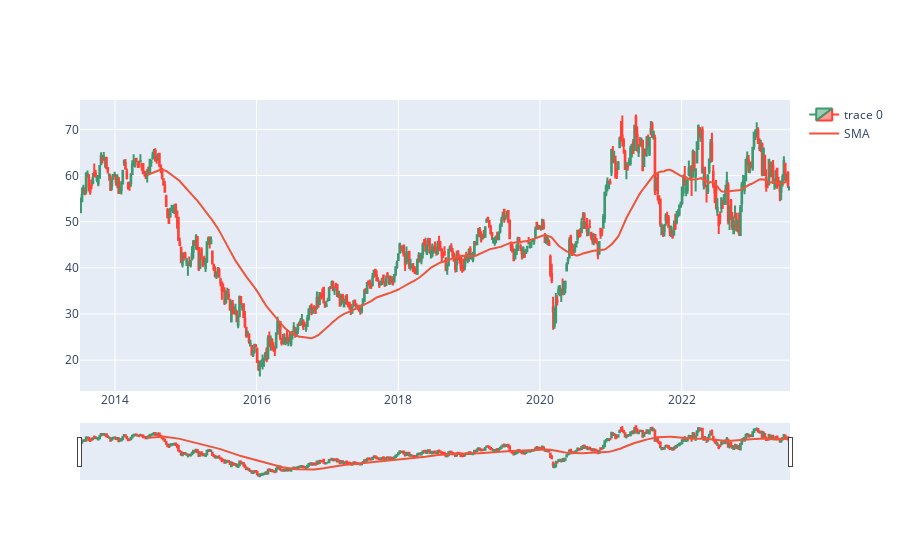

Write notebook code for a chart like this one.
### Markdown cell above
# Candlestick and moving average below

### Code cell
import yfinance as yf
import plotly.graph_objects as go

company = 'BHP'
period = '120mo'
interval = '1wk'
SMA_interval_count = 50

ticker = yf.Ticker(company).info

market_price = ticker['regularMarketOpen']
previous_close_price = ticker['regularMarketPreviousClose']
print('Ticker:', company)
print('Market Price:', market_price)
print('Previous Close Price:', previous_close_price)

data = yf.download(tickers=tickerlist, period=period, interval=interval)
data['SMA'] = data['Close'].rolling(SMA_interval_count).mean()
chart_data = go.Candlestick(x=data.index, open=data['Open'], high=data['High'], low=data['Low'], close=data['Close'])
fig = go.Figure(data=[chart_data])                  
SMA_trace = go.Scatter(x=data.index, y=data['SMA'], mode='lines', name='SMA')
fig.add_trace(SMA_trace)
fig.show()

### Figure 1 — Plotly figure (JSON) as saved in the notebook; plotly's stock layout.template omitted (floating-point values rounded to 4 significant figures; data arrays with more than 128 entries replaced by an {"elided": "..."} marker saying what was removed)
{"data": [{"close": {"elided": "523 float values"}, "high": {"elided": "523 float values"}, "low": {"elided": "523 float values"}, "open": {"elided": "523 float values"}, "type": "candlestick", "x": {"elided": "523 str values"}}, {"mode": "lines", "name": "SMA", "type": "scatter", "x": {"elided": "523 str values"}, "y": {"elided": "523 float values"}}], "layout": {}}
